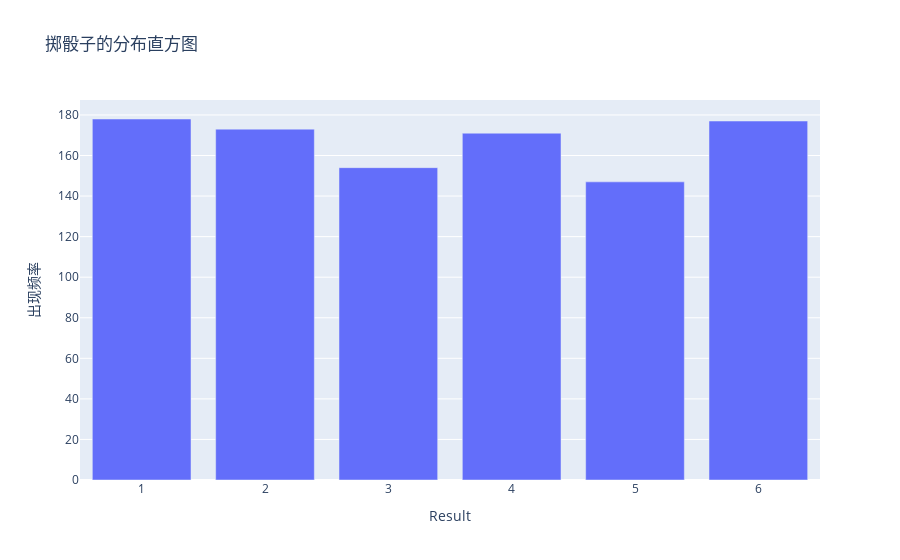

Notebook cell for this chart:
### Markdown cell above
# 关于matplotlib

## 查看matplotlib支持的样式

```bash
>>> import matplotlib.pyplot as plt
>>> plt.style.available
```

### Code cell
# 这次来掷筛子
from random import randint
import plotly.express as px

class Die:
    def __init__(self, num_sides=6):
        self.num_sides = num_sides
    def roll(self):
        return randint(1, self.num_sides)

die=Die()
results = [die.roll() for x in range(1000)]
print(results)
frequencies = [results.count(value) for value in range(1,die.num_sides+1)]
print(frequencies)

# 使用plotly绘制直方图
title="掷骰子的分布直方图"
labels={'x':'Result','y':'出现频率'}
fig=px.bar(x=[1,2,3,4,5,6],y=frequencies,title=title,labels=labels)
fig.show()

### Figure 1 — Plotly figure (JSON) as saved in the notebook; plotly's stock layout.template omitted (floating-point values rounded to 4 significant figures)
{"data": [{"hovertemplate": "Result=%{x}<br>出现频率=%{y}<extra></extra>", "legendgroup": "", "marker": {"color": "#636efa", "pattern": {"shape": ""}}, "name": "", "orientation": "v", "showlegend": false, "textposition": "auto", "type": "bar", "x": [1, 2, 3, 4, 5, 6], "xaxis": "x", "y": [178, 173, 154, 171, 147, 177], "yaxis": "y"}], "layout": {"barmode": "relative", "legend": {"tracegroupgap": 0}, "title": {"text": "掷骰子的分布直方图"}, "xaxis": {"anchor": "y", "domain": [0, 1], "title": {"text": "Result"}}, "yaxis": {"anchor": "x", "domain": [0, 1], "title": {"text": "出现频率"}}}}
